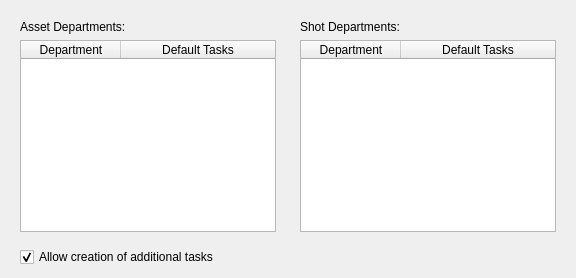
      <widget class="QWidget" name="tab_departments">
       <attribute name="title">
        <string>Departments</string>
       </attribute>
       <layout class="QVBoxLayout" name="verticalLayout_7">
        <item>
         <widget class="QWidget" name="widget_9" native="true">
          <layout class="QHBoxLayout" name="horizontalLayout_10">
           <property name="leftMargin">
            <number>0</number>
           </property>
           <property name="topMargin">
            <number>0</number>
           </property>
           <property name="rightMargin">
            <number>0</number>
           </property>
           <property name="bottomMargin">
            <number>0</number>
           </property>
           <item>
            <widget class="QWidget" name="widget_4" native="true">
             <layout class="QVBoxLayout" name="verticalLayout_5">
              <item>
               <widget class="QWidget" name="w_assetDepartmentHeader" native="true">
                <layout class="QHBoxLayout" name="horizontalLayout_8">
                 <property name="leftMargin">
                  <number>0</number>
                 </property>
                 <property name="topMargin">
                  <number>0</number>
                 </property>
                 <property name="rightMargin">
                  <number>0</number>
                 </property>
                 <property name="bottomMargin">
                  <number>0</number>
                 </property>
                 <item>
                  <widget class="QLabel" name="label_12">
                   <property name="text">
                    <string>Asset Departments:</string>
                   </property>
                  </widget>
                 </item>
                </layout>
               </widget>
              </item>
              <item>
               <widget class="QTableWidget" name="tw_assetDepartments">
                <property name="contextMenuPolicy">
                 <enum>Qt::CustomContextMenu</enum>
                </property>
                <property name="editTriggers">
                 <set>QAbstractItemView::NoEditTriggers</set>
                </property>
                <property name="selectionMode">
                 <enum>QAbstractItemView::ExtendedSelection</enum>
                </property>
                <property name="selectionBehavior">
                 <enum>QAbstractItemView::SelectRows</enum>
                </property>
                <property name="verticalScrollMode">
                 <enum>QAbstractItemView::ScrollPerPixel</enum>
                </property>
                <property name="horizontalScrollMode">
                 <enum>QAbstractItemView::ScrollPerPixel</enum>
                </property>
                <property name="cornerButtonEnabled">
                 <bool>false</bool>
                </property>
                <property name="columnCount">
                 <number>2</number>
                </property>
                <attribute name="horizontalHeaderHighlightSections">
                 <bool>false</bool>
                </attribute>
                <attribute name="horizontalHeaderStretchLastSection">
                 <bool>true</bool>
                </attribute>
                <attribute name="verticalHeaderHighlightSections">
                 <bool>false</bool>
                </attribute>
                <column>
                 <property name="text">
                  <string>Department</string>
                 </property>
                </column>
                <column>
                 <property name="text">
                  <string>Default Tasks</string>
                 </property>
                </column>
               </widget>
              </item>
             </layout>
            </widget>
           </item>
           <item>
            <widget class="QWidget" name="widget_7" native="true">
             <layout class="QVBoxLayout" name="verticalLayout_6">
              <item>
               <widget class="QWidget" name="w_shotDepartmentHeader" native="true">
                <layout class="QHBoxLayout" name="horizontalLayout_9">
                 <property name="leftMargin">
                  <number>0</number>
                 </property>
                 <property name="topMargin">
                  <number>0</number>
                 </property>
                 <property name="rightMargin">
                  <number>0</number>
                 </property>
                 <property name="bottomMargin">
                  <number>0</number>
                 </property>
                 <item>
                  <widget class="QLabel" name="label_13">
                   <property name="text">
                    <string>Shot Departments:</string>
                   </property>
                  </widget>
                 </item>
                </layout>
               </widget>
              </item>
              <item>
               <widget class="QTableWidget" name="tw_shotDepartments">
                <property name="contextMenuPolicy">
                 <enum>Qt::CustomContextMenu</enum>
                </property>
                <property name="editTriggers">
                 <set>QAbstractItemView::NoEditTriggers</set>
                </property>
                <property name="selectionMode">
                 <enum>QAbstractItemView::ExtendedSelection</enum>
                </property>
                <property name="selectionBehavior">
                 <enum>QAbstractItemView::SelectRows</enum>
                </property>
                <property name="verticalScrollMode">
                 <enum>QAbstractItemView::ScrollPerPixel</enum>
                </property>
                <property name="horizontalScrollMode">
                 <enum>QAbstractItemView::ScrollPerPixel</enum>
                </property>
                <property name="cornerButtonEnabled">
                 <bool>false</bool>
                </property>
                <property name="columnCount">
                 <number>2</number>
                </property>
                <attribute name="horizontalHeaderHighlightSections">
                 <bool>false</bool>
                </attribute>
                <attribute name="horizontalHeaderStretchLastSection">
                 <bool>true</bool>
                </attribute>
                <attribute name="verticalHeaderHighlightSections">
                 <bool>false</bool>
                </attribute>
                <column>
                 <property name="text">
                  <string>Department</string>
                 </property>
                </column>
                <column>
                 <property name="text">
                  <string>Default Tasks</string>
                 </property>
                </column>
               </widget>
              </item>
             </layout>
            </widget>
           </item>
          </layout>
         </widget>
        </item>
        <item>
         <widget class="QWidget" name="widget_14" native="true">
          <layout class="QHBoxLayout" name="horizontalLayout_7">
           <property name="topMargin">
            <number>0</number>
           </property>
           <property name="bottomMargin">
            <number>0</number>
           </property>
           <item>
            <widget class="QCheckBox" name="chb_allowAdditionalTasks">
             <property name="text">
              <string>Allow creation of additional tasks</string>
             </property>
             <property name="checked">
              <bool>true</bool>
             </property>
            </widget>
           </item>
          </layout>
         </widget>
        </item>
       </layout>
      </widget>
